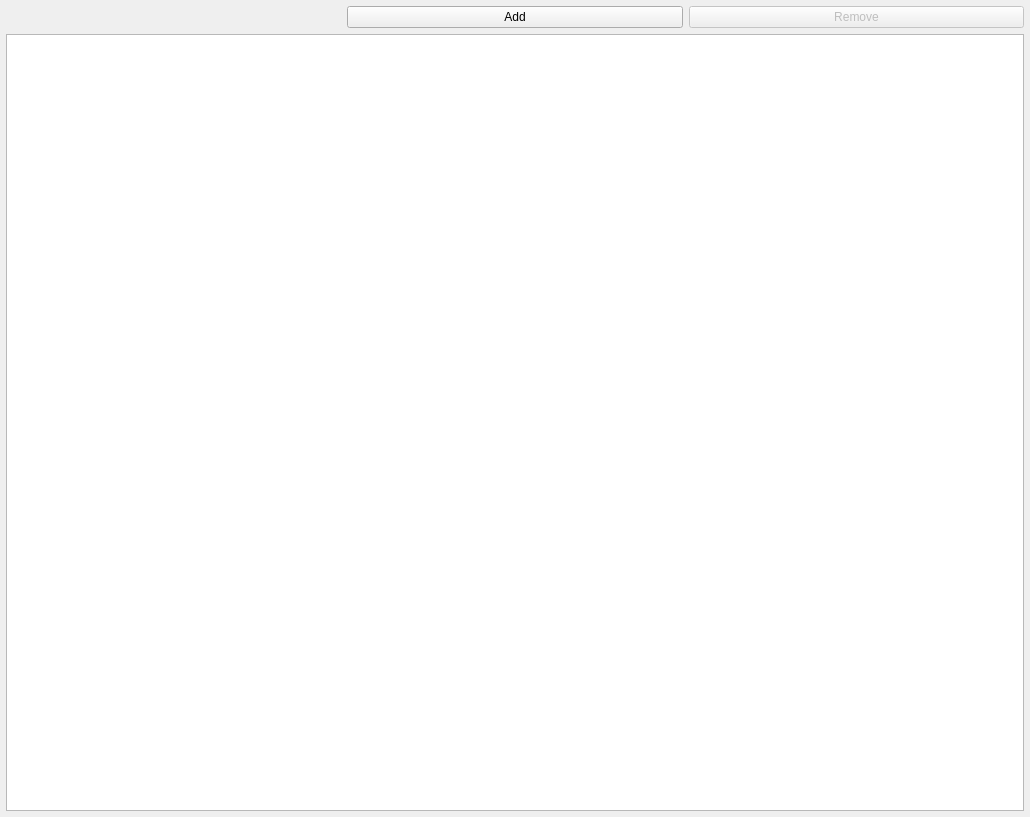
<?xml version="1.0" encoding="UTF-8"?>
<ui version="4.0">
 <class>IncludesWidget</class>
 <widget class="QWidget" name="IncludesWidget">
  <property name="geometry">
   <rect>
    <x>0</x>
    <y>0</y>
    <width>1030</width>
    <height>817</height>
   </rect>
  </property>
  <layout class="QVBoxLayout" name="widgetLayout">
   <property name="margin">
    <number>6</number>
   </property>
   <item>
    <layout class="QHBoxLayout" name="horizontalLayout_3">
     <item>
      <widget class="KUrlRequester" name="includePathRequester">
       <property name="toolTip">
        <string>&lt;html&gt;&lt;head/&gt;&lt;body&gt;&lt;p&gt;Adds the currently displayed url to the list of includes if its not in the list yet.&lt;/p&gt;&lt;/body&gt;&lt;/html&gt;</string>
       </property>
       <property name="clickMessage">
        <string>A new include path to use for parsing files under given directory</string>
       </property>
      </widget>
     </item>
     <item>
      <widget class="KPushButton" name="addIncludePath">
       <property name="enabled">
        <bool>true</bool>
       </property>
       <property name="toolTip">
        <string>&lt;html&gt;&lt;head/&gt;&lt;body&gt;&lt;p&gt;Create a new include path entry from this URL.&lt;/p&gt;&lt;/body&gt;&lt;/html&gt;</string>
       </property>
       <property name="text">
        <string>Add</string>
       </property>
       <property name="icon">
        <iconset theme="list-add">
         <normaloff/>
        </iconset>
       </property>
      </widget>
     </item>
     <item>
      <widget class="KPushButton" name="removeIncludePath">
       <property name="enabled">
        <bool>false</bool>
       </property>
       <property name="toolTip">
        <string>&lt;html&gt;&lt;head/&gt;&lt;body&gt;&lt;p&gt;Delete current include path entry.&lt;/p&gt;&lt;/body&gt;&lt;/html&gt;</string>
       </property>
       <property name="text">
        <string>Remove</string>
       </property>
       <property name="icon">
        <iconset theme="list-remove">
         <normaloff/>
        </iconset>
       </property>
      </widget>
     </item>
    </layout>
   </item>
   <item>
    <widget class="QListView" name="includePaths">
     <property name="sizePolicy">
      <sizepolicy hsizetype="Expanding" vsizetype="Expanding">
       <horstretch>0</horstretch>
       <verstretch>8</verstretch>
      </sizepolicy>
     </property>
     <property name="selectionBehavior">
      <enum>QAbstractItemView::SelectRows</enum>
     </property>
    </widget>
   </item>
  </layout>
 </widget>
 <customwidgets>
  <customwidget>
   <class>KPushButton</class>
   <extends>QPushButton</extends>
   <header>kpushbutton.h</header>
  </customwidget>
  <customwidget>
   <class>KUrlRequester</class>
   <extends>QFrame</extends>
   <header>kurlrequester.h</header>
  </customwidget>
 </customwidgets>
 <resources/>
 <connections/>
</ui>
